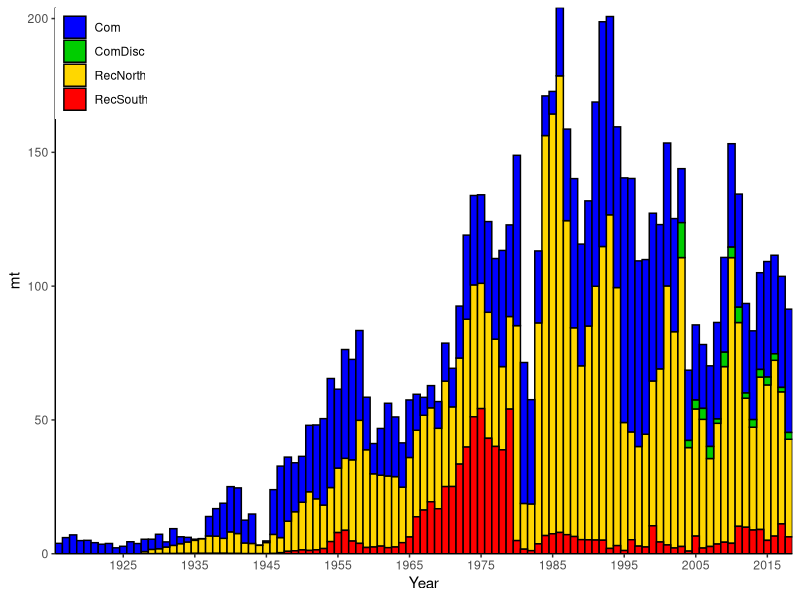
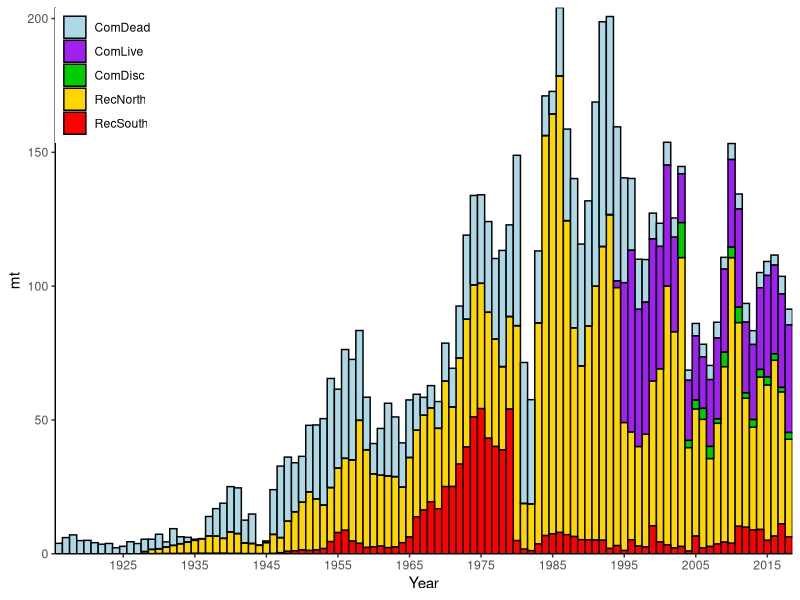
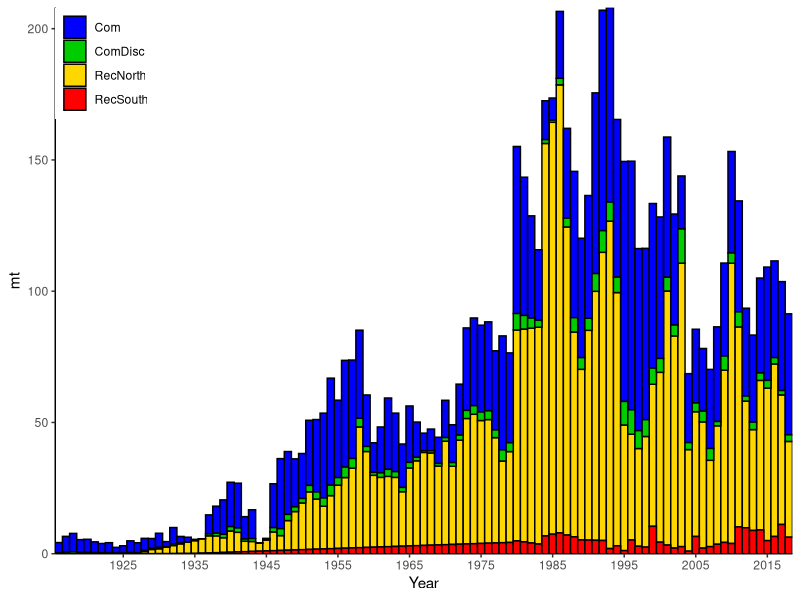
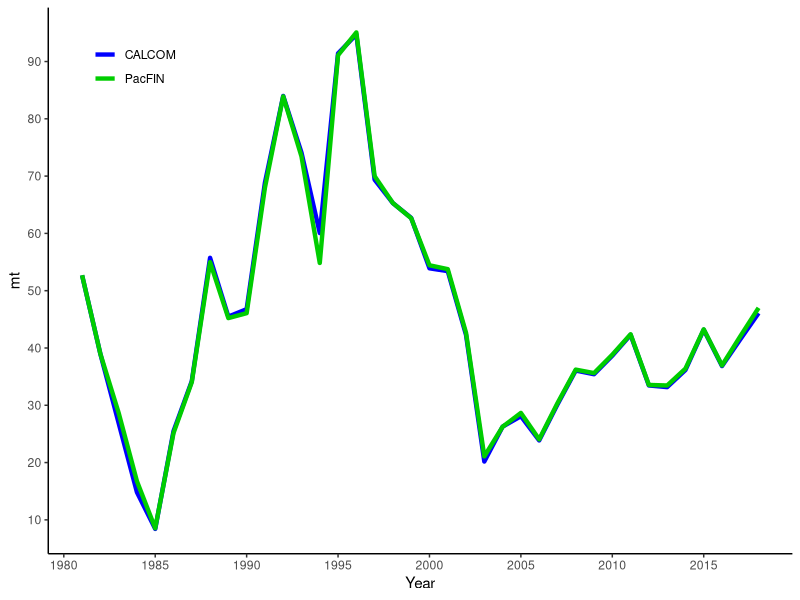

These charts were generated, in order, by the following R code:
library(ggplot2)
library(dplyr)
library(tidyr)
setwd('C:/GopherBlackYellow2019/txt_files')

catches = read.csv('Catch_stream_w_alts.csv',header=T)

#bar plot of original catches
catches_orig = catches %>%
               select(Year, RecNorth, RecSouthorig, Calcom, WCGOPdiscard) %>%
               rename(RecSouth = RecSouthorig, Com = Calcom, ComDisc = WCGOPdiscard) %>%
               gather(Source,mt,RecNorth:ComDisc) 
               


catches_orig$Source <- factor(catches_orig$Source, 
                              levels=c('Com','ComDisc',
                                       'RecNorth', 'RecSouth'))

out.dir = "C:/GopherBlackYellow2019/Figures/"
png(filename = paste0(out.dir,"Catches_original.png"),
    width = 6, height = 4, units = "in", pointsize = 12, res=300)
#x11()
ggplot(catches_orig, aes(x=Year, y=mt, fill=Source)) +
  geom_bar(stat="identity", width=1,colour="black") +
  theme(panel.grid.major = element_blank(), 
        panel.grid.minor = element_blank(),
        panel.background = element_blank(),
        panel.border = element_blank(),
        axis.line = element_line(colour = "black"),
      legend.justification = c(0, 1), 
      legend.position = c(0, 1)) +
  theme(legend.title=element_blank()) +
   scale_x_continuous(breaks = seq(1915,2020, by = 10),
                      , expand = c(0, 0)) +
   scale_y_continuous(expand = c(0, 0)) +
  scale_fill_manual("legend", 
                    values = c("Com" = "blue", 
                               "ComDisc" = "green3",
                               "RecNorth" = "gold", 
                               "RecSouth" = "red"))
dev.off()
   


#plot with commercial including live vs. dead
catches_orig2 = catches %>%
  select(Year, RecNorth, RecSouthorig, Calcomdead, Calcomlive, WCGOPdiscard) %>%
  rename(RecSouth = RecSouthorig, ComDead = Calcomdead,
         ComLive = Calcomlive, ComDisc = WCGOPdiscard) %>%
  gather(Source,mt,RecNorth:ComDisc) 



catches_orig2$Source <- factor(catches_orig2$Source, 
                              levels=c('ComDead','ComLive','ComDisc',
                                       'RecNorth', 'RecSouth'))

out.dir = "C:/GopherBlackYellow2019/Figures/"
png(filename = paste0(out.dir,"Catches_original2.png"),
    width = 6, height = 4, units = "in", pointsize = 12, res=300)
#x11()
ggplot(catches_orig2, aes(x=Year, y=mt, fill=Source)) +
  geom_bar(stat="identity", width=1,colour="black") +
  theme(panel.grid.major = element_blank(), 
        panel.grid.minor = element_blank(),
        panel.background = element_blank(),
        panel.border = element_blank(),
        axis.line = element_line(colour = "black"),
        #  legend.position='top', 
        #  legend.justification='left'
        legend.justification = c(0, 1), 
        legend.position = c(0, 1)) +
  theme(legend.title=element_blank()) +
  scale_x_continuous(breaks = seq(1915,2020, by = 10),
                     expand = c(0, 0)) +
  scale_y_continuous(expand = c(0, 0)) +
  scale_fill_manual("legend", 
                    values = c("ComDead" = "lightblue",
                               "ComLive" = "purple",
                               "ComDisc" = "green3",
                               "RecNorth" = "gold", 
                               "RecSouth" = "red"))
dev.off()




#plot with alternative catch stream for rec and WCGOP
catches_orig3 = catches %>%
  select(Year, RecNorthalt1, RecSouthalt1, Calcom, WCGOPalt1) %>%
  rename(RecNorth = RecNorthalt1, RecSouth = RecSouthalt1, 
         Com = Calcom, ComDisc = WCGOPalt1) %>%
  gather(Source,mt,RecNorth:ComDisc) 



catches_orig$Source <- factor(catches_orig3$Source, 
                              levels=c('Com','ComDisc',
                                       'RecNorth', 'RecSouth'))

out.dir = "C:/GopherBlackYellow2019/Figures/"
png(filename = paste0(out.dir,"Catches_alternate.png"),
    width = 6, height = 4, units = "in", pointsize = 12, res=300)
#x11()
ggplot(catches_orig3, aes(x=Year, y=mt, fill=Source)) +
  geom_bar(stat="identity", width=1,colour="black") +
  theme(panel.grid.major = element_blank(), 
        panel.grid.minor = element_blank(),
        panel.background = element_blank(),
        panel.border = element_blank(),
        axis.line = element_line(colour = "black"),
        legend.justification = c(0, 1), 
        legend.position = c(0, 1)) +
  theme(legend.title=element_blank()) +
  scale_x_continuous(breaks = seq(1915,2020, by = 10),
                     expand = c(0, 0)) +
  scale_y_continuous(expand = c(0, 0)) +
  scale_fill_manual("legend", 
                    values = c("Com" = "blue", 
                               "ComDisc" = "green3",
                               "RecNorth" = "gold", 
                               "RecSouth" = "red"))
dev.off()




#Calcom vs pacfin
#plot
com_compare = catches %>%
  select(Year, Calcom, Pacfin) %>%
  rename(CALCOM = Calcom, PacFIN = Pacfin) %>%
  filter(Year>1980) %>%
  gather(Source,mt, CALCOM:PacFIN) 


out.dir = "C:/GopherBlackYellow2019/Figures/"
png(filename = paste0(out.dir,"Calcom_vs_Pacfin.png"),
    width = 6, height = 4, units = "in", pointsize = 12, res=300)
#x11()
ggplot(com_compare, aes(x=Year, y = mt, colour=Source)) +
  geom_line(lwd = 1.5) +
  scale_color_manual(values=c("blue", "green3")) +
  theme(panel.grid.major = element_blank(), 
        panel.grid.minor = element_blank(),
        panel.background = element_blank(),
        panel.border = element_blank(),
        axis.line = element_line(colour = "black"),
        legend.justification = c(0, 1), 
        legend.position = c(0.05, .95)) +
  theme(legend.title=element_blank()) +
  scale_x_continuous(breaks = seq(1980,2020, by = 5)) +
  scale_y_continuous(breaks = seq(0,100, by = 10))#,expand = c(0, 0)) 
 
dev.off()


#plot with discard alternative2